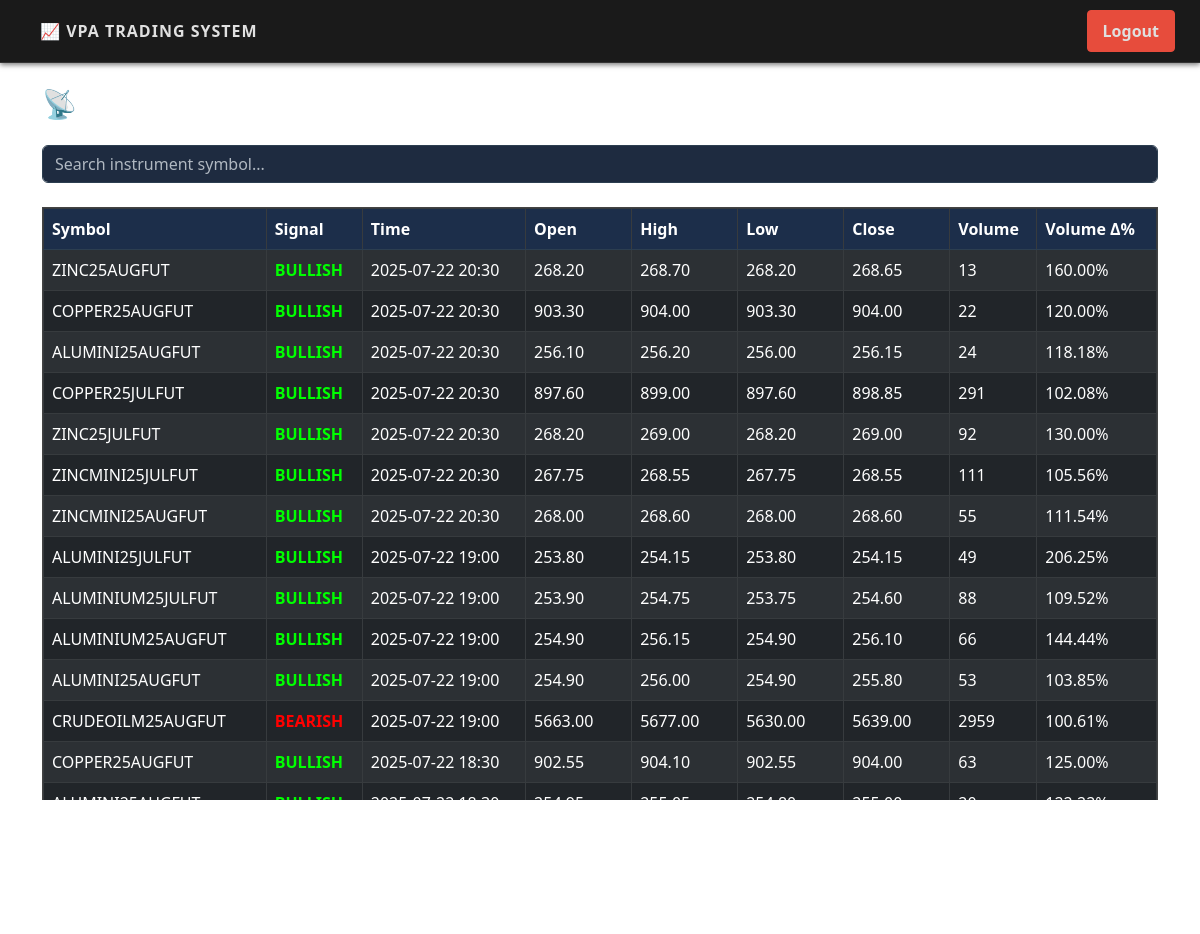
Page /signals (signed in) on the committed database.
### tables this page shows
CREATE TABLE signals (
    id INTEGER PRIMARY KEY AUTOINCREMENT,
    symbol TEXT,
    signal_type TEXT,
    signal_time TEXT,
    open REAL,
    high REAL,
    low REAL,
    close REAL,
    volume REAL,
    volume_delta REAL
);

### app_vpa.py (the view)
@app.route("/signals")
@login_required("MCX_FNO")
def view_signals():
    conn = sqlite3.connect('signals.db')
    conn.row_factory = sqlite3.Row
    cursor = conn.cursor()
    today = datetime.now().strftime("%Y-%m-%d")
    cursor.execute("""
        SELECT * FROM signals
        WHERE DATE(signal_time) = ?
        ORDER BY signal_time DESC
    """, (today,))
    rows = cursor.fetchall()
    conn.close()
    return render_template("signals.html", signals=rows)

### admin_routes.py (called while the page is built)
@admin_bp.before_app_request
def restrict_admin_pages():
    if request.path.startswith('/admin') and not session.get('user_type') == 'ADMIN':
        return redirect(url_for('login'))

### app_vpa.py (called while the page is built)
def login_required(role=None):
    def wrapper(func):
        @wraps(func)
        def secure_view(*args, **kwargs):
            if 'username' not in session:
                flash("🔒 Please login to access this page", "warning")
                return redirect(url_for('login'))
            if role:
                roles = session.get('roles', {})
                if roles.get(role) != 'Y':
                    flash(f"🚫 Access denied: Missing permission '{role}'", "danger")
                    return redirect(url_for('index'))
            return func(*args, **kwargs)
        return secure_view
    return wrapper

@app.before_request
def extend_session():
    session.permanent = True

### templates/signals.html (shortened to what this page needs)
<!DOCTYPE html>
<html lang="en">
<head>
    <link href="https://cdn.jsdelivr.net/npm/bootstrap@5.3.0/dist/css/bootstrap.min.css" rel="stylesheet">
    <link href="{{ url_for('static', filename='css/stock-theme.css') }}" rel="stylesheet">
</head>
<body>
    <nav class="navbar navbar-expand-lg  px-10">
        <a class="navbar-brand fw-bold" href="/dashboard">📈 VPA Trading System</a>
        <div class="ms-auto">
            <a href="/logout" class="btn btn-danger">Logout</a>
        </div>
    </nav>
    <div class="container py-4">
        <div class="d-flex justify-content-between align-items-center mb-3 text-white">
            <h3>📡 Live MCX FNO Signal Dashboard</h3>
        </div>
        <input type="text" id="searchInput" class="form-control mb-3" placeholder="Search instrument symbol...">
        <div class="table-container mt-4">
        <table class="table table-dark table-striped table-bordered fixed-header" id="signalsTable">
            <thead>
                <tr>
                    <th>Symbol</th>
                    <th>Signal</th>
                    <th>Time</th>
                    <th>Open</th>
                    <th>High</th>
                    <th>Low</th>
                    <th>Close</th>
                    <th>Volume</th>
                    <th>Volume Δ%</th>
                </tr>
            </thead>
            <tbody>
                {% if signals %}
                {% for row in signals %}
                <tr>
                    <td>{{ row.symbol }}</td>
                    <td>
                        <strong style="color: {{ 'lime' if row.signal_type == 'BULLISH' else 'red' }}">
                            {{ row.signal_type }}
                        </strong>
                    </td>
                    <td>{{ row.signal_time[:16] }}</td>
                    <td>{{ "%.2f"|format(row.open) }}</td>
                    <td>{{ "%.2f"|format(row.high) }}</td>
                    <td>{{ "%.2f"|format(row.low) }}</td>
                    <td>{{ "%.2f"|format(row.close) }}</td>
                    <td>{{ "%.0f"|format(row.volume) }}</td>
                    <td>{{ "%.2f"|format(row.volume_delta) }}%</td>
                </tr>
                {% endfor %}
                {% else %}
                <tr>
                    <td colspan="9" class="text-center">No signals available for today.</td>
                </tr>
                {% endif %}
            </tbody>
        </table>
        </div>
        <p class="text-muted small mt-3">Page auto-refreshes every 15 seconds.</p>
    </div>
</body>
</html>

### static/css/stock-theme.css (style rules this page uses)
body, html { overflow: hidden; }
body { height: 100vh; width: 100vw; }
.navbar { background-color: #1a1a1a; border-bottom: 1px solid #333; padding: 10px 20px; display: flex; justify-content: space-between; align-items: center; font-family: 'Segoe UI', 'Roboto', sans-serif; box-shadow: 0 2px 5px rgba(0, 0, 0, 0.5); }
.navbar a { color: #e0e0e0; text-decoration: none; padding: 8px 15px; margin: 0 5px; font-size: 1rem; transition: all 0.3s ease; }
.navbar-brand { color: #00e676; font-size: 5rem; font-weight: bold; text-transform: uppercase; letter-spacing: 1px; }
.table-container { max-height: 700px; overflow-y: auto; border: 1px solid #444; }
.fixed-header thead th { position: sticky; top: 0; background-color: #1e1e1e; z-index: 2; color: #fff; border-bottom: 2px solid #666; }
.fixed-header thead th { box-shadow: 0 2px 4px rgba(0,0,0,0.5); }
.table { background-color: #1b2738; color: #e0e0e0; border-collapse: collapse; }
.table thead th { background-color: #1c2e4a; color: #ffffff; border-bottom: 1px solid #2c3e50; }
.table td, .table th { padding: 8px; }
.btn { border-radius: 4px; font-weight: 600; }
.btn-danger { background-color: #e74c3c; border-color: #e74c3c; }
input, select, textarea { background-color: #1e2b40 !important; border: 1px solid #2c3e50 !important; color: #ffffff !important; }
input::placeholder { color: #b0b8c1 !important; }

### rows in the picture
signals: symbol "ZINC25AUGFUT", signal_type "BULLISH", signal_time "2025-07-22 20:30", open "268.20", high "268.70", low "268.20", close "268.65", volume "13", volume_delta "160.00"
signals: symbol "COPPER25AUGFUT", signal_type "BULLISH", signal_time "2025-07-22 20:30", open "903.30", high "904.00", low "903.30", close "904.00", volume "22", volume_delta "120.00"
signals: symbol "ALUMINI25AUGFUT", signal_type "BULLISH", signal_time "2025-07-22 20:30", open "256.10", high "256.20", low "256.00", close "256.15", volume "24", volume_delta "118.18"
signals: symbol "COPPER25JULFUT", signal_type "BULLISH", signal_time "2025-07-22 20:30", open "897.60", high "899.00", low "897.60", close "898.85", volume "291", volume_delta "102.08"
signals: symbol "ZINC25JULFUT", signal_type "BULLISH", signal_time "2025-07-22 20:30", open "268.20", high "269.00", low "268.20", close "269.00", volume "92", volume_delta "130.00"
signals: symbol "ZINCMINI25JULFUT", signal_type "BULLISH", signal_time "2025-07-22 20:30", open "267.75", high "268.55", low "267.75", close "268.55", volume "111", volume_delta "105.56"
signals: symbol "ZINCMINI25AUGFUT", signal_type "BULLISH", signal_time "2025-07-22 20:30", open "268.00", high "268.60", low "268.00", close "268.60", volume "55", volume_delta "111.54"
signals: symbol "ALUMINI25JULFUT", signal_type "BULLISH", signal_time "2025-07-22 19:00", open "253.80", high "254.15", low "253.80", close "254.15", volume "49", volume_delta "206.25"
signals: symbol "ALUMINIUM25JULFUT", signal_type "BULLISH", signal_time "2025-07-22 19:00", open "253.90", high "254.75", low "253.75", close "254.60", volume "88", volume_delta "109.52"
signals: symbol "ALUMINIUM25AUGFUT", signal_type "BULLISH", signal_time "2025-07-22 19:00", open "254.90", high "256.15", low "254.90", close "256.10", volume "66", volume_delta "144.44"
signals: symbol "ALUMINI25AUGFUT", signal_type "BULLISH", signal_time "2025-07-22 19:00", open "254.90", high "256.00", low "254.90", close "255.80", volume "53", volume_delta "103.85"
signals: symbol "CRUDEOILM25AUGFUT", signal_type "BEARISH", signal_time "2025-07-22 19:00", open "5663.00", high "5677.00", low "5630.00", close "5639.00", volume "2959", volume_delta "100.61"
signals: symbol "COPPER25AUGFUT", signal_type "BULLISH", signal_time "2025-07-22 18:30", open "902.55", high "904.10", low "902.55", close "904.00", volume "63", volume_delta "125.00"
